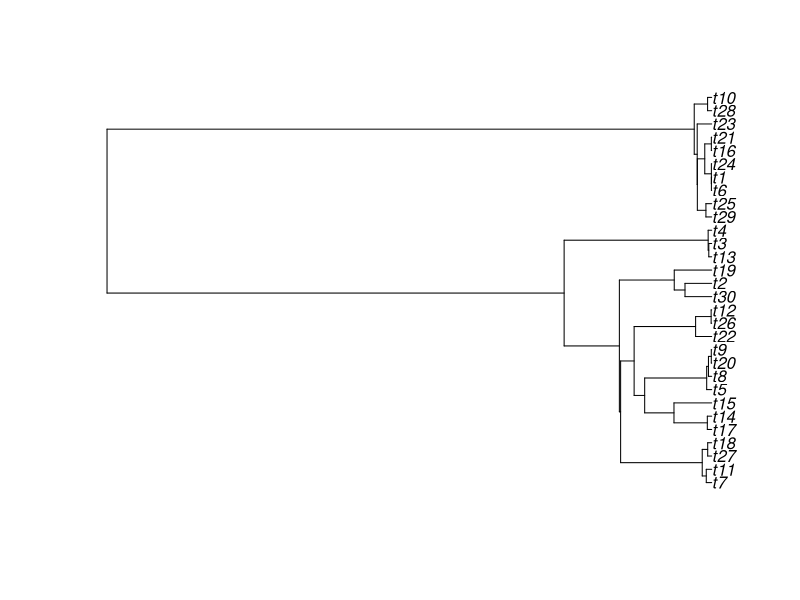

Here is the R script that generated this plot:
## ---- chunk 1
knitr::opts_chunk$set(echo = TRUE)
## ---- chunk 2
 for(i in 1:10){ # for loop run from 1 to 10
print("Darwin rules!") # write a sentence 10 times
print(i*i) # also print each number multiplied by itself 
}
## ---- chunk 3

# A simple function that needs functions from the ape library to run
# ape is a library of functions for analysis of evolutionary relationships:
Tree <- function(x){
   #this function creates a plot of a random evolutionary tree
   #of size x
   require(ape)
   tree <- rcoal(x)
   plot(tree)
 }
Tree(30)
## ---- chunk 4

#Isit <- function(x){
# if (x == ??)
 #print("???!")
 #else print("???")
#}


#Isit(?)

#Isit(?)

